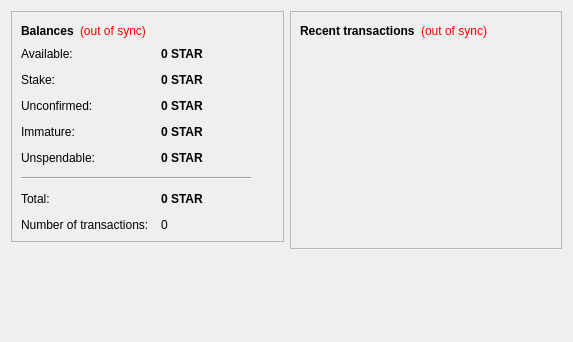
<?xml version="1.0" encoding="UTF-8"?>
<ui version="4.0">
 <class>OverviewPage</class>
 <widget class="QWidget" name="OverviewPage">
  <property name="geometry">
   <rect>
    <x>0</x>
    <y>0</y>
    <width>573</width>
    <height>342</height>
   </rect>
  </property>
  <property name="windowTitle">
   <string>Form</string>
  </property>
  <layout class="QHBoxLayout" name="horizontalLayout" stretch="1,1">
   <item>
    <layout class="QVBoxLayout" name="verticalLayout_2">
     <item>
      <widget class="QFrame" name="frame">
       <property name="frameShape">
        <enum>QFrame::StyledPanel</enum>
       </property>
       <property name="frameShadow">
        <enum>QFrame::Raised</enum>
       </property>
       <layout class="QVBoxLayout" name="verticalLayout_4">
        <item>
         <layout class="QHBoxLayout" name="horizontalLayout_4">
          <item>
           <widget class="QLabel" name="label_5">
            <property name="font">
             <font>
              <weight>75</weight>
              <bold>true</bold>
             </font>
            </property>
            <property name="text">
             <string>Balances</string>
            </property>
           </widget>
          </item>
          <item>
           <widget class="QLabel" name="labelWalletStatus">
            <property name="toolTip">
             <string>The displayed information may be out of date. Your wallet automatically synchronizes with the StarCash network after a connection is established, but this process has not completed yet.</string>
            </property>
            <property name="styleSheet">
             <string notr="true">QLabel { color: red; }</string>
            </property>
            <property name="text">
             <string notr="true">(out of sync)</string>
            </property>
            <property name="alignment">
             <set>Qt::AlignLeading|Qt::AlignLeft|Qt::AlignVCenter</set>
            </property>
           </widget>
          </item>
          <item>
           <spacer name="horizontalSpacer_2">
            <property name="orientation">
             <enum>Qt::Horizontal</enum>
            </property>
            <property name="sizeHint" stdset="0">
             <size>
              <width>40</width>
              <height>20</height>
             </size>
            </property>
           </spacer>
          </item>
         </layout>
        </item>
        <item>
         <layout class="QFormLayout" name="formLayout_2">
          <property name="fieldGrowthPolicy">
           <enum>QFormLayout::AllNonFixedFieldsGrow</enum>
          </property>
          <property name="horizontalSpacing">
           <number>12</number>
          </property>
          <property name="verticalSpacing">
           <number>12</number>
          </property>
          <item row="0" column="0">
           <widget class="QLabel" name="labelAvailableText">
            <property name="toolTip">
             <string>Your current available balance</string>
            </property>
            <property name="text">
             <string>Available:</string>
            </property>
           </widget>
          </item>
          <item row="0" column="1">
           <widget class="QLabel" name="labelAvailable">
            <property name="font">
             <font>
              <weight>75</weight>
              <bold>true</bold>
             </font>
            </property>
            <property name="cursor">
             <cursorShape>IBeamCursor</cursorShape>
            </property>
            <property name="toolTip">
             <string>Your current available balance</string>
            </property>
            <property name="text">
             <string notr="true">0 STAR</string>
            </property>
            <property name="alignment">
             <set>Qt::AlignLeading|Qt::AlignLeft|Qt::AlignVCenter</set>
            </property>
            <property name="textInteractionFlags">
             <set>Qt::LinksAccessibleByMouse|Qt::TextSelectableByKeyboard|Qt::TextSelectableByMouse</set>
            </property>
           </widget>
          </item>
          <item row="1" column="0">
           <widget class="QLabel" name="label_6">
            <property name="toolTip">
             <string>Total of coins that was staked, and do not yet count toward the current balance</string>
            </property>
            <property name="text">
             <string>Stake:</string>
            </property>
           </widget>
          </item>
          <item row="1" column="1">
           <widget class="QLabel" name="labelStake">
            <property name="font">
             <font>
              <weight>75</weight>
              <bold>true</bold>
             </font>
            </property>
            <property name="cursor">
             <cursorShape>IBeamCursor</cursorShape>
            </property>
            <property name="toolTip">
             <string>Total of coins that was staked, and do not yet count toward the current balance</string>
            </property>
            <property name="text">
             <string notr="true">0 STAR</string>
            </property>
            <property name="alignment">
             <set>Qt::AlignLeading|Qt::AlignLeft|Qt::AlignVCenter</set>
            </property>
            <property name="textInteractionFlags">
             <set>Qt::LinksAccessibleByMouse|Qt::TextSelectableByKeyboard|Qt::TextSelectableByMouse</set>
            </property>
           </widget>
          </item>
          <item row="2" column="0">
           <widget class="QLabel" name="label_3">
            <property name="toolTip">
             <string>Total of transactions that have yet to be confirmed, and do not yet count toward the current balance</string>
            </property>
            <property name="text">
             <string>Unconfirmed:</string>
            </property>
           </widget>
          </item>
          <item row="2" column="1">
           <widget class="QLabel" name="labelUnconfirmed">
            <property name="font">
             <font>
              <weight>75</weight>
              <bold>true</bold>
             </font>
            </property>
            <property name="cursor">
             <cursorShape>IBeamCursor</cursorShape>
            </property>
            <property name="toolTip">
             <string>Total of transactions that have yet to be confirmed, and do not yet count toward the current balance</string>
            </property>
            <property name="text">
             <string notr="true">0 STAR</string>
            </property>
            <property name="alignment">
             <set>Qt::AlignLeading|Qt::AlignLeft|Qt::AlignVCenter</set>
            </property>
            <property name="textInteractionFlags">
             <set>Qt::LinksAccessibleByMouse|Qt::TextSelectableByKeyboard|Qt::TextSelectableByMouse</set>
            </property>
           </widget>
          </item>
          <item row="3" column="0">
           <widget class="QLabel" name="labelImmatureText">
            <property name="toolTip">
             <string>Mined balance that has not yet matured</string>
            </property>
            <property name="text">
             <string>Immature:</string>
            </property>
           </widget>
          </item>
          <item row="3" column="1">
           <widget class="QLabel" name="labelImmature">
            <property name="font">
             <font>
              <weight>75</weight>
              <bold>true</bold>
             </font>
            </property>
            <property name="toolTip">
             <string>Mined balance that has not yet matured</string>
            </property>
            <property name="text">
             <string notr="true">0 STAR</string>
            </property>
            <property name="alignment">
             <set>Qt::AlignLeading|Qt::AlignLeft|Qt::AlignVCenter</set>
            </property>
            <property name="textInteractionFlags">
             <set>Qt::LinksAccessibleByMouse|Qt::TextSelectableByKeyboard|Qt::TextSelectableByMouse</set>
            </property>
           </widget>
          </item>
          <item row="4" column="0">
           <widget class="QLabel" name="labelBalanceWatchOnlyText">
            <property name="toolTip">
             <string>Your unspendable balance</string>
            </property>
            <property name="text">
             <string>Unspendable:</string>
            </property>
           </widget>
          </item>
          <item row="4" column="1">
           <widget class="QLabel" name="labelBalanceWatchOnly">
            <property name="font">
             <font>
              <weight>75</weight>
              <bold>true</bold>
             </font>
            </property>
            <property name="cursor">
             <cursorShape>IBeamCursor</cursorShape>
            </property>
            <property name="toolTip">
             <string>Your unspendable balance</string>
            </property>
            <property name="text">
             <string notr="true">0 STAR</string>
            </property>
            <property name="alignment">
             <set>Qt::AlignLeading|Qt::AlignLeft|Qt::AlignVCenter</set>
            </property>
            <property name="textInteractionFlags">
             <set>Qt::LinksAccessibleByMouse|Qt::TextSelectableByKeyboard|Qt::TextSelectableByMouse</set>
            </property>
           </widget>
          </item>
          <item row="5" column="0" colspan="2">
           <widget class="Line" name="line">
            <property name="maximumSize">
             <size>
              <width>230</width>
              <height>16777215</height>
             </size>
            </property>
            <property name="orientation">
             <enum>Qt::Horizontal</enum>
            </property>
           </widget>
          </item>
          <item row="6" column="0">
           <widget class="QLabel" name="labelTotalText">
            <property name="toolTip">
             <string>Your current total balance</string>
            </property>
            <property name="text">
             <string>Total:</string>
            </property>
           </widget>
          </item>
          <item row="6" column="1">
           <widget class="QLabel" name="labelTotal">
            <property name="font">
             <font>
              <weight>75</weight>
              <bold>true</bold>
             </font>
            </property>
            <property name="toolTip">
             <string>Your current total balance</string>
            </property>
            <property name="text">
             <string notr="true">0 STAR</string>
            </property>
            <property name="alignment">
             <set>Qt::AlignLeading|Qt::AlignLeft|Qt::AlignVCenter</set>
            </property>
            <property name="textInteractionFlags">
             <set>Qt::LinksAccessibleByMouse|Qt::TextSelectableByKeyboard|Qt::TextSelectableByMouse</set>
            </property>
           </widget>
          </item>
          <item row="7" column="0">
           <widget class="QLabel" name="label_2">
            <property name="toolTip">
             <string>Total number of transactions in wallet</string>
            </property>
            <property name="text">
             <string>Number of transactions:</string>
            </property>
           </widget>
          </item>
          <item row="7" column="1">
           <widget class="QLabel" name="labelNumTransactions">
            <property name="toolTip">
             <string>Total number of transactions in wallet</string>
            </property>
            <property name="text">
             <string notr="true">0</string>
            </property>
           </widget>
          </item>
         </layout>
        </item>
       </layout>
      </widget>
     </item>
     <item>
      <spacer name="verticalSpacer">
       <property name="orientation">
        <enum>Qt::Vertical</enum>
       </property>
       <property name="sizeHint" stdset="0">
        <size>
         <width>20</width>
         <height>40</height>
        </size>
       </property>
      </spacer>
     </item>
    </layout>
   </item>
   <item>
    <layout class="QVBoxLayout" name="verticalLayout_3">
     <item>
      <widget class="QFrame" name="frame_2">
       <property name="frameShape">
        <enum>QFrame::StyledPanel</enum>
       </property>
       <property name="frameShadow">
        <enum>QFrame::Raised</enum>
       </property>
       <layout class="QVBoxLayout" name="verticalLayout">
        <item>
         <layout class="QHBoxLayout" name="horizontalLayout_2">
          <item>
           <widget class="QLabel" name="label_4">
            <property name="text">
             <string>&lt;b&gt;Recent transactions&lt;/b&gt;</string>
            </property>
           </widget>
          </item>
          <item>
           <widget class="QLabel" name="labelTransactionsStatus">
            <property name="toolTip">
             <string>The displayed information may be out of date. Your wallet automatically synchronizes with the StarCash network after a connection is established, but this process has not completed yet.</string>
            </property>
            <property name="styleSheet">
             <string notr="true">QLabel { color: red; }</string>
            </property>
            <property name="text">
             <string notr="true">(out of sync)</string>
            </property>
            <property name="alignment">
             <set>Qt::AlignRight|Qt::AlignTrailing|Qt::AlignVCenter</set>
            </property>
           </widget>
          </item>
          <item>
           <spacer name="horizontalSpacer">
            <property name="orientation">
             <enum>Qt::Horizontal</enum>
            </property>
            <property name="sizeHint" stdset="0">
             <size>
              <width>40</width>
              <height>20</height>
             </size>
            </property>
           </spacer>
          </item>
         </layout>
        </item>
        <item>
         <widget class="QListView" name="listTransactions">
          <property name="styleSheet">
           <string notr="true">QListView { background: transparent; }</string>
          </property>
          <property name="frameShape">
           <enum>QFrame::NoFrame</enum>
          </property>
          <property name="verticalScrollBarPolicy">
           <enum>Qt::ScrollBarAlwaysOff</enum>
          </property>
          <property name="horizontalScrollBarPolicy">
           <enum>Qt::ScrollBarAlwaysOff</enum>
          </property>
          <property name="selectionMode">
           <enum>QAbstractItemView::NoSelection</enum>
          </property>
         </widget>
        </item>
       </layout>
      </widget>
     </item>
     <item>
      <spacer name="verticalSpacer_2">
       <property name="orientation">
        <enum>Qt::Vertical</enum>
       </property>
       <property name="sizeHint" stdset="0">
        <size>
         <width>20</width>
         <height>40</height>
        </size>
       </property>
      </spacer>
     </item>
    </layout>
   </item>
  </layout>
 </widget>
 <resources/>
 <connections/>
</ui>
